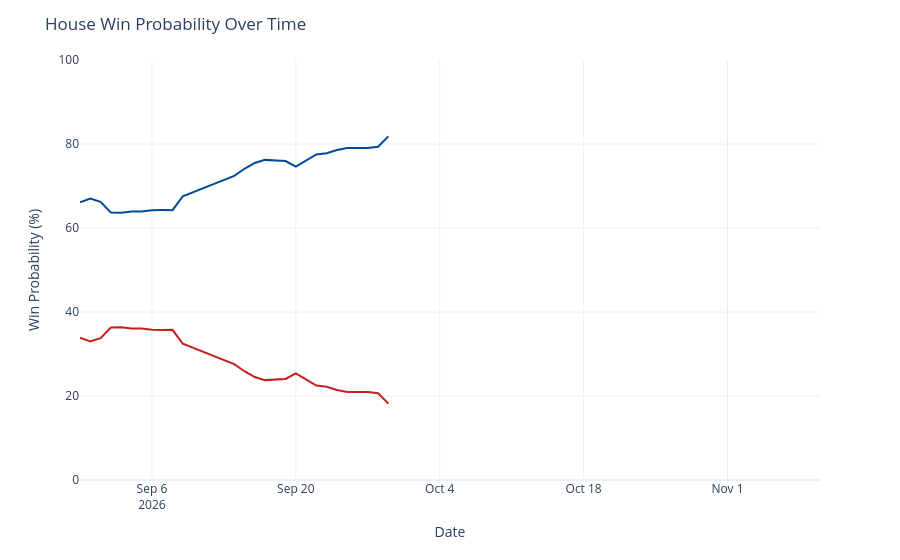

Source (notebook cell):
### Code cell
chance_over_time = output_ts[(output_ts['geo'] == 'US House') &
                             (output_ts['type'] == 'chance')]
chance_over_time['rep_chance'] = chance_over_time['y'].map(lambda x: 100 - x)
chance_over_time = chance_over_time.rename({'y': 'Democrats', 'rep_chance': 'Republicans'}, axis=1)
chance_time_ser = px.line(chance_over_time, x='date', y=['Democrats', 'Republicans'], template='plotly_white',
                         color_discrete_map={'Democrats': '#004b97', 'Republicans': '#c71e1d'},)
chance_time_ser.update_traces(hovertemplate="%{y:.1f}%")
chance_time_ser.update_layout(
    xaxis=dict(range=[pd.to_datetime('2026-08-30'), pd.to_datetime('2026-11-10')]),
    yaxis=dict(range=[0, 100]),
    xaxis_title='Date',
    yaxis_title='Win Probability (%)',
    title=dict(text="House Win Probability Over Time"),
    hovermode="x",
    showlegend=False
)
chance_time_ser

### Figure 1 — Plotly figure (JSON) as saved in the notebook; plotly's stock layout.template omitted (floating-point values rounded to 4 significant figures)
{"data": [{"hovertemplate": "%{y:.1f}%", "legendgroup": "Democrats", "line": {"color": "#004b97", "dash": "solid"}, "marker": {"symbol": "circle"}, "mode": "lines", "name": "Democrats", "orientation": "v", "showlegend": true, "type": "scatter", "x": ["2026-08-30", "2026-08-31", "2026-09-01", "2026-09-02", "2026-09-03", "2026-09-04", "2026-09-05", "2026-09-06", "2026-09-07", "2026-09-08", "2026-09-09", "2026-09-14", "2026-09-15", "2026-09-16", "2026-09-17", "2026-09-18", "2026-09-19", "2026-09-20", "2026-09-21", "2026-09-22", "2026-09-23", "2026-09-24", "2026-09-25", "2026-09-26", "2026-09-27", "2026-09-28", "2026-09-29"], "xaxis": "x", "y": [66.12, 67.02, 66.25, 63.69, 63.65, 63.91, 63.91, 64.23, 64.27, 64.25, 67.54, 72.39, 74.1, 75.49, 76.22, 76.08, 75.94, 74.59, 76.12, 77.51, 77.78, 78.58, 79.05, 79.05, 79.05, 79.34, 81.82], "yaxis": "y"}, {"hovertemplate": "%{y:.1f}%", "legendgroup": "Republicans", "line": {"color": "#c71e1d", "dash": "solid"}, "marker": {"symbol": "circle"}, "mode": "lines", "name": "Republicans", "orientation": "v", "showlegend": true, "type": "scatter", "x": ["2026-08-30", "2026-08-31", "2026-09-01", "2026-09-02", "2026-09-03", "2026-09-04", "2026-09-05", "2026-09-06", "2026-09-07", "2026-09-08", "2026-09-09", "2026-09-14", "2026-09-15", "2026-09-16", "2026-09-17", "2026-09-18", "2026-09-19", "2026-09-20", "2026-09-21", "2026-09-22", "2026-09-23", "2026-09-24", "2026-09-25", "2026-09-26", "2026-09-27", "2026-09-28", "2026-09-29"], "xaxis": "x", "y": [33.88, 32.98, 33.75, 36.31, 36.35, 36.09, 36.09, 35.77, 35.73, 35.75, 32.46, 27.61, 25.9, 24.51, 23.78, 23.92, 24.06, 25.41, 23.88, 22.49, 22.22, 21.42, 20.95, 20.95, 20.95, 20.66, 18.18], "yaxis": "y"}], "layout": {"hovermode": "x", "legend": {"title": {"text": "variable"}, "tracegroupgap": 0}, "margin": {"t": 60}, "showlegend": false, "title": {"text": "House Win Probability Over Time"}, "xaxis": {"anchor": "y", "domain": [0, 1], "range": ["2026-08-30T00:00:00", "2026-11-10T00:00:00"], "title": {"text": "Date"}}, "yaxis": {"anchor": "x", "domain": [0, 1], "range": [0, 100], "title": {"text": "Win Probability (%)"}}}}
